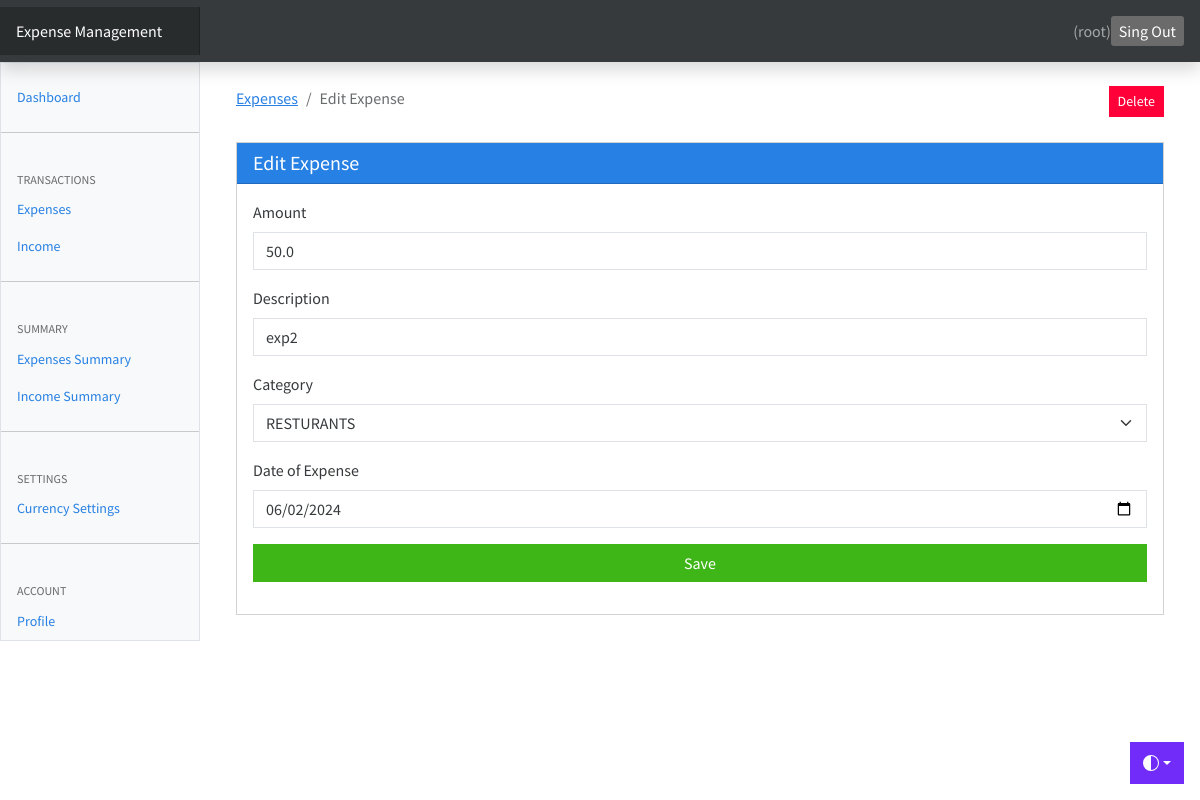
The app's page /edit-expense/8 (signed in) with its own data.
### expenses/models.py (models this page shows, shortened)
class Expense(models.Model):
    amount=models.FloatField()
    date=models.DateField(default=now)
    description=models.TextField()
    owner=models.ForeignKey(to=User, on_delete=models.CASCADE)
    category=models.CharField(max_length=266)

### expenses/views.py (the view, shortened to what this page needs)
# urls.py: path('edit-expense/<int:id>',views.expense_edit, name="expense-edit"),
@login_required(login_url='/authentication/login')
def expense_edit(request, id):
    expense=Expense.objects.get(pk=id)
    categories=Category.objects.all()
    context={
        'expense':expense,
        'values':expense,
        'categories':categories,
    }
    if request.method=='GET':
        return render(request, 'expenses/edit-expense.html',context)

### templates/expenses/edit-expense.html (shortened to what this page needs)
{% extends 'base.html' %}
{% block content %}
<div class="container mt-4">
    <div class="row">
        <div class="col-md-10">
            <nav aria-label="breadcrumb">
                <ol class="breadcrumb">
                    <li class="breadcrumb-item">
                        <a href="{% url 'expenses' %}">Expenses</a>
                    </li>
                    <li class="breadcrumb-item active" aria-current="page">Edit Expense</li>
                </ol>
            </nav>
        </div>
        <div class="col-md-2 text-end">
            <a href="{% url 'expense-delete' expense.id %}" class="btn btn-danger btn-sm" onclick="return confirmDelete();">
                 Delete
            </a>
        </div>
    </div>
    <div class="card mt-3">
        <div class="card-header bg-primary text-white">
            <h5 class="mb-0">Edit Expense</h5>
        </div>
        <div class="card-body">
            <form action="{% url 'expense-edit' expense.id %}" method="post">
                <div class="mb-3">
                    <label for="amount" class="form-label">Amount</label>
                    <input type="number" class="form-control" id="amount" name="amount" value="{{ values.amount }}" required>
                </div>
                <div class="mb-3">
                    <label for="description" class="form-label">Description</label>
                    <input type="text" class="form-control" id="description" name="description" value="{{ values.description }}" required>
                </div>
                <div class="mb-3">
                    <label for="category" class="form-label">Category</label>
                    <select class="form-select" id="category" name="category" required>
                        <option selected value="{{ values.category }}">{{ values.category }}</option>
                    </select>
                </div>
                <div class="mb-3">
                    <label for="expense_date" class="form-label">Date of Expense</label>
                    <input type="date" class="form-control" id="expense_date" name="expense_date" value="{{ values.date|date:'Y-m-d' }}" required>
                </div>
                <div class="d-grid">
                    <button type="submit" class="btn btn-success btn-block">
                         Save
                    </button>
                </div>
            </form>
        </div>
    </div>
</div>
{% endblock %}

### templates/base.html (shortened to what this page needs)
{% load static %}
<html lang="en" data-bs-theme="auto">
  <head><script src="/docs/5.3/assets/js/color-modes.js"></script>
    <link rel="stylesheet" href="https://cdn.jsdelivr.net/npm/@docsearch/css@3">
<link href={% static 'css/bootstrap.min.css' %} rel="stylesheet">
<link href={% static 'css/main.css' %} rel="stylesheet">
    <link href="https://cdn.jsdelivr.net/npm/bootstrap-icons@1.10.5/font/bootstrap-icons.min.css" rel="stylesheet">
    <link href="{% static 'css/dashboard.css' %}" rel="stylesheet">
  </head>
  <body>
    <div class="dropdown position-fixed bottom-0 end-0 mb-3 me-3 bd-mode-toggle">
      <button class="btn btn-bd-primary py-2 dropdown-toggle d-flex align-items-center"
              id="bd-theme"
              type="button"
              aria-expanded="false"
              data-bs-toggle="dropdown"
              aria-label="Toggle theme (auto)">
        <svg class="bi my-1 theme-icon-active" width="1em" height="1em"><use href="#circle-half"></use></svg>
      </button>
    </div>
<header class="navbar sticky-top bg-dark flex-md-nowrap p-0 shadow" data-bs-theme="dark">
  <a class="navbar-brand col-md-3 col-lg-2 me-0 px-3 fs-6 text-white" href="#">Expense Management</a>
  <ul class="navbar-nav px-3" style="display: flex; flex-direction: row; align-items: center">
    <li class="nav-item text-nowrap">
      <span class="nav-link" href="">
        ({{request.user.username}})
      </span>
    </li>
    <li class="nav-item text-nowrap mt-3 ml-2">
      <form action="{% url 'logout' %}" method="POST" >
        <input class="text text-capitalize  " type="submit" value="Sing out" />
      </form>
    </li>
  </ul>
</header>
<div class="container-fluid">
  <div class="row">
     {% include 'partials/_sidebar.html' %}
    <main class="col-md-9 ms-sm-auto col-lg-10 px-md-4">
     {% block content %}
     {% endblock %}
    </main>
  </div>
</div>
</body>
</html>

### expenseswebsite/static/css/main.css (style rules this page uses)
.bi { vertical-align: -.125em; fill: currentColor; }
.btn-bd-primary { --bd-violet-bg: #712cf9; --bd-violet-rgb: 112.520718, 44.062154, 249.437846; --bs-btn-font-weight: 600; --bs-btn-color: var(--bs-white); --bs-btn-bg: var(--bd-violet-bg); --bs-btn-border-color: var(--bd-violet-bg); --bs-btn-hover-color: var(--bs-white); --bs-btn-hover-bg: #6528e0; --bs-btn-hover-border-color: #6528e0; --bs-btn-focus-shadow-rgb: var(--bd-violet-rgb); --bs-btn-active-color: var(--bs-btn-hover-color); --bs-btn-active-bg: #5a23c8; --bs-btn-active-border-color: #5a23c8; }
.bd-mode-toggle { z-index: 1500; }

### expenseswebsite/static/css/dashboard.css (style rules this page uses)
.bi { display: inline-block; width: 1rem; height: 1rem; }
.navbar-brand { padding-top: .75rem; padding-bottom: .75rem; background-color: rgba(0, 0, 0, .25); box-shadow: inset -1px 0 0 rgba(0, 0, 0, .25); }

### records on screen
Expense: amount "50.0", description "exp2", category "RESTURANTS", expense_date "06/02/2024"

### other values on screen
{{ request.user.username }} "root"
